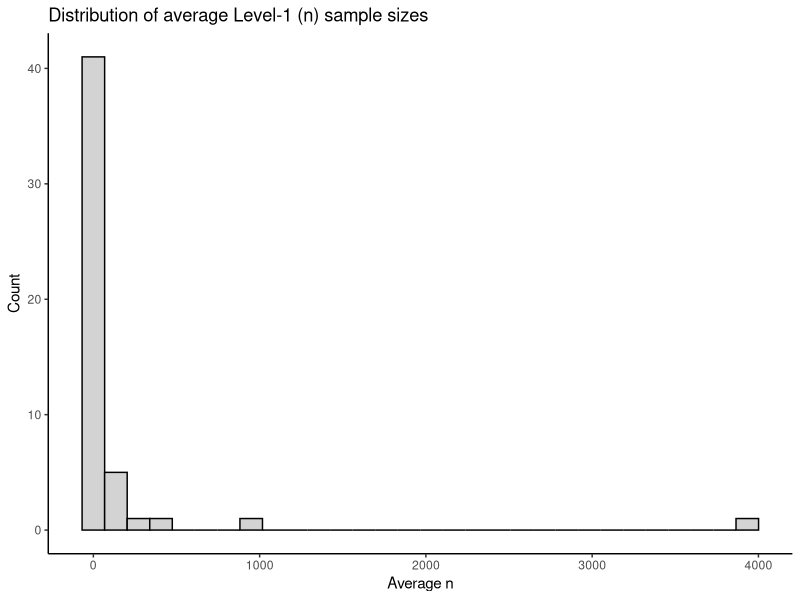
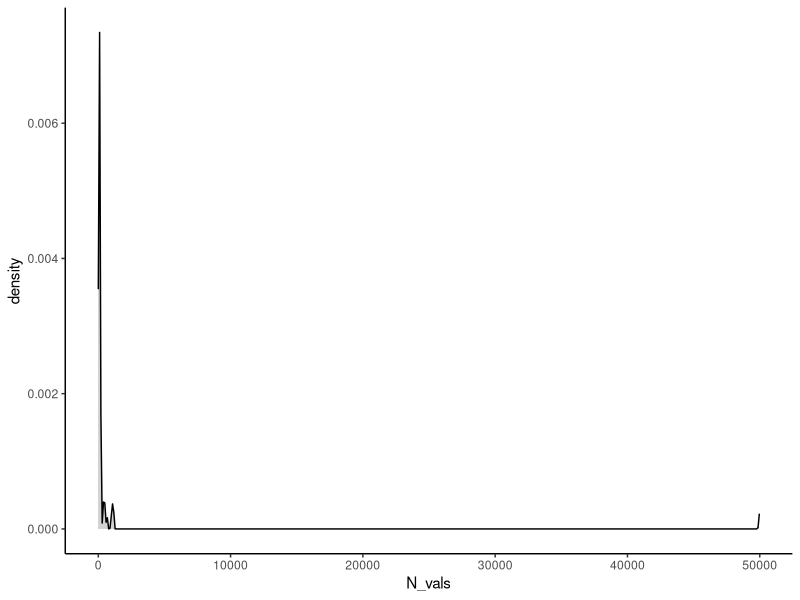
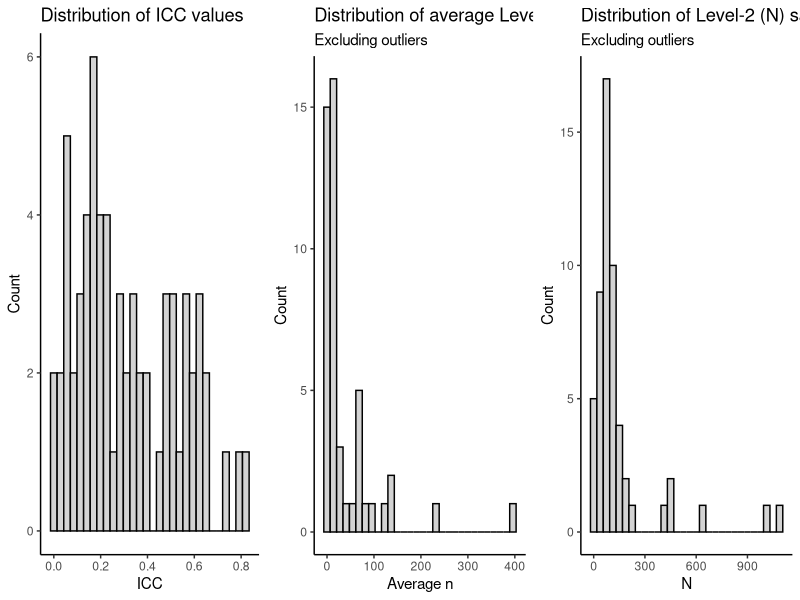
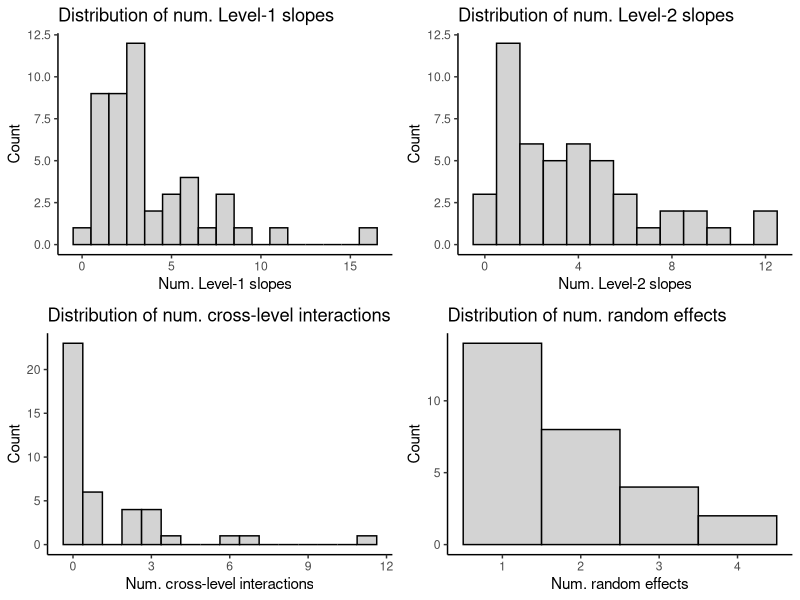

The R script that drew these images, in order:
###Let's plot the results of our literature search/review

#first load the ggplot2 package which we'll use to plot the results 
library(ggplot2)
library(ggpubr)

#manually input the ICC values from the lit search spreadsheet (yeah, not a great practice, I get it)
icc_vals = c(0.62,0.48,0.52,0.55,0.36,0.33,0.47,0.17,0.25,0.44,0.12,
             0.24,0.27,0.32,0.38,0.22,0.56,0.49,0.4,0.01,0.13,0.22,0.23,
             0.39,0.74,0.8,0.27,0.5,0.58,0.66,0.62,0.34,0.11,0.29,0.65,
             0.51,0.59,0.57,0.06,0.04,0.09,0.17,0.01,0.21,0.63,0.14,0.19,
             0.16,0.57,0.2,0.16,0.14,0.05,0.07,0.08,0.13,0.07,0.34,0.06,
             0.21,0.18,0.32,0.12,0.17,0.03,0.83)
#save into a dataframe
icc_df = data.frame(icc_vals)

#make the plot
icc_plot = ggplot(icc_df, aes(x=icc_vals)) + 
  geom_histogram(fill = 'lightgrey', color = 'black') + theme_classic() +
  labs(y = "Count", x = "ICC") + ggtitle("Distribution of ICC values")

#manually input the n (Level-1) sample size values
#note that there are two big outliers that we'll probably want to remove (~3935, ~906)
n_vals = c(3,15,7,3,66.7,19.5882352941176,2.33333333333333,49.6071428571429,
           8.15584415584416,14,2.93846153846154,96.65,62.43,16.9117647058824,
           7.91304347826087,14,6.6,31,129.714285714286,NA,3,131.393939393939,
           19.475,4,16.3333333333333,24.6944444444444,6,4.09473684210526,40.19,
           87.32,NA,8.31685393258427,3935.06349206349,NA,66.67,66.67,233.33,118,2,
           2,14.87,2,906.375,16,4.59863945578231,20,65,2.78889990089197,
           7.91891891891892,20,397.89,25.4259259259259,2)

n_df = data.frame(n_vals)

ggplot(n_df, aes(x=n_vals)) + 
  geom_histogram(fill = 'lightgrey', color = 'black') + theme_classic() +
  labs(y = "Count", x = "Average n") + ggtitle("Distribution of average Level-1 (n) sample sizes")

n_df_no_out = data.frame(n_vals = n_vals[n_vals < 900])

n_no_out_plot = ggplot(n_df_no_out, aes(x=n_vals)) + 
  geom_histogram(fill = 'lightgrey', color = 'black') + theme_classic() +
  labs(y = "Count", x = "Average n") + ggtitle("Distribution of average Level-1 (n) sample sizes", subtitle = "Excluding outliers")

N_vals = c(114,190,70,419,447,110,17,102,84,77,164,130,20,
           58,68,92,87,84,146,7,1150,114,33,40,102,3,72,78,
           95,213,1091,129,109,445,63,3,3,150,83,48,39,648,
           56,33,52,147,49968,101,1009,74,74,81,81,91,54,171)

N_df = data.frame(N_vals)

ggplot(N_df, aes(x=N_vals)) + 
  geom_density(fill = 'lightgrey') + scale_color_grey() + theme_classic()

N_df_no_out = data.frame(N_vals = N_vals[N_vals < 1100])

N_no_out_plot = ggplot(N_df_no_out, aes(x=N_vals)) + 
  geom_histogram(fill = 'lightgrey', color = 'black') + theme_classic() +
  labs(y = "Count", x = "N") + ggtitle("Distribution of Level-2 (N) sample sizes", subtitle = "Excluding outliers")


#arrange and save (figure 1)
ggsave("/Users/jguassimoreira/Documents/mh2005_replisim/plots/figure1.png",
       ggarrange(icc_plot, n_no_out_plot, N_no_out_plot, ncol = 3),
       width = 15, height = 5, dpi = 900)


l1_slopes = c(3,6,1,2,2,16,8,3,3,4,5,2,3,3,5,1,1,3,1,3,1,4,3,2,5,3,2,6,2,8,11,
              2,1,2,0,3,1,9,6,7,8,3,3,1,6,2,1)

l1_slopes_df = data.frame(l1_slopes)

l1_slopes_plot = ggplot(l1_slopes_df, aes(x=l1_slopes)) + 
  geom_histogram(fill = 'lightgrey', color = 'black', binwidth=1) + theme_classic() +
  labs(y = "Count", x = "Num. Level-1 slopes") + ggtitle("Distribution of num. Level-1 slopes")

l2_slopes = c(1,9,1,2,10,12,1,4,1,2,3,5,5,5,8,1,5,7,8,0,	
              2,12,4,3,4,1,3,9,6,1,2,0,1,1,2,5,4,0,2,1,3,
              4,3,1,6,4,6,1)

l2_slopes_df = data.frame(l2_slopes)

l2_slopes_plot = ggplot(l2_slopes_df, aes(x=l2_slopes)) +
  geom_histogram(fill = 'lightgrey', color = 'black', binwidth=1) + theme_classic() +
  labs(y = "Count", x = "Num. Level-2 slopes") + ggtitle("Distribution of num. Level-2 slopes")

cross_lev_int = c(3,0,0,0,7,1,0,0,3,4,6,0,1,0,0,0,0,2,3,0,0,
                  11,0,0,0,1,1,2,0,0,2,0,0,0,1,2,0,0,0,3,1)

cross_lev_int_df = data.frame(cross_lev_int)

cross_lev_int_plot = ggplot(cross_lev_int_df, aes(x=cross_lev_int)) +
  geom_histogram(fill = 'lightgrey', color = 'black', binwidth = .75) + theme_classic() +
  labs(y = "Count", x = "Num. cross-level interactions") + ggtitle("Distribution of num. cross-level interactions")

n_rfx = c(1,2,2,1,4,3,4,1,1,1,3,3,1,1,2,3,1,2,1,1,1,2,2,1,1,2,1,2)
n_rfx_df = data.frame(n_rfx)

n_rfx_plot = ggplot(n_rfx_df, aes(x=n_rfx)) +
  geom_histogram(fill = 'lightgrey', color = 'black', binwidth = 1) + theme_classic() + #could do .5 for bw if you don't want bars touching
  labs(y = "Count", x = "Num. random effects") + ggtitle("Distribution of num. random effects")

#arrange and save (figure 2)
ggsave("/Users/jguassimoreira/Documents/mh2005_replisim/plots/figure2.png",
       ggarrange(l1_slopes_plot, l2_slopes_plot, cross_lev_int_plot, n_rfx_plot, ncol = 2, nrow = 2),
       width = 8.5, height = 6, dpi = 900)
